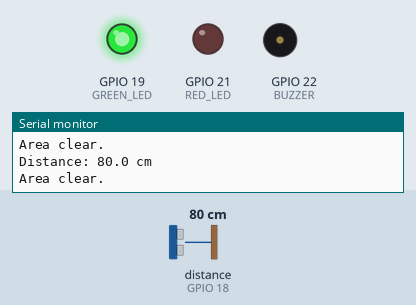
A sketch run on a simulated ESP32. Parts: output pins drawn as LEDs (lit = HIGH), buzzer (waves = sounding, pin HIGH), the last lines printed to the serial monitor. Wiring (inferred from the names in the program): ultrasonic range finder: trigger GPIO 5; echo GPIO 18. The test bench sets the inputs (shaded band); at power-on: distance to the obstacle (sensor on GPIO 18) 80 cm. The echo pulse lasts 58.3 µs per cm; WiFi joins after 1.5 s; servers stay silent unless stated; pins used as bus, display or sensor lines are not drawn.

Above: at 2.2 s.
2.3 s: distance to the obstacle (sensor on GPIO 18) set to 12 cm
3.8 s: distance to the obstacle (sensor on GPIO 18) set to 9 cm
At 4.9 s:
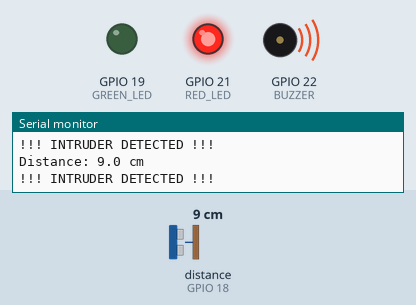
5.5 s: distance to the obstacle (sensor on GPIO 18) set to 18 cm
At 6.4 s:
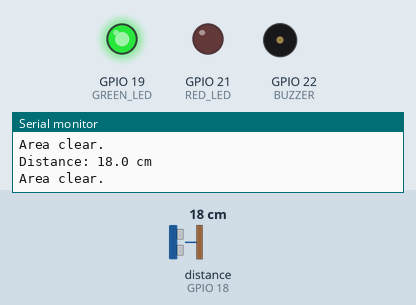
7.0 s: distance to the obstacle (sensor on GPIO 18) set to 2 cm
At 32.0 s:
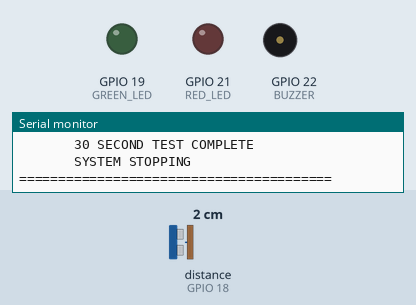
Timing chart, 0 to 32.6 s (numbered marks = the images above; inputs shaded):
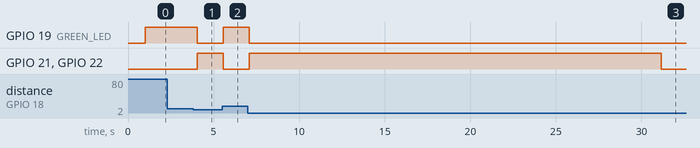

The sketch:

IntrusionDetectionCode.ino
```cpp
#include <Arduino.h>
#include "RMaker.h"
#include "WiFi.h"
#include "WiFiProv.h"

// =====================================================
// PIN DEFINITIONS
// =====================================================

#define TRIG_PIN    5
#define ECHO_PIN    18

#define GREEN_LED   19
#define RED_LED     21
#define BUZZER      22

// =====================================================
// SYSTEM SETTINGS
// =====================================================

// Intruder detection threshold
const float INTRUDER_DISTANCE = 10.0;   // cm

// Total program runtime
const unsigned long PROGRAM_TIME = 30000;   // 30 seconds

// Notification interval
const unsigned long ALERT_INTERVAL = 10000; // 10 seconds

// RainMaker provisioning information
const char *service_name = "Intrusion_ESP32";
const char *pop = "12345678";

// =====================================================
// RAINMAKER DEVICE
// =====================================================

Switch intrusion_device("Intrusion Detection", NULL);

// =====================================================
// VARIABLES
// =====================================================

unsigned long startTime = 0;
unsigned long lastAlertTime = 0;

bool alertSent = false;

// =====================================================
// RAINMAKER / WIFI EVENTS
// =====================================================

void sysProvEvent(arduino_event_t *sys_event)
{
  switch (sys_event->event_id)
  {
    case ARDUINO_EVENT_PROV_START:

      Serial.println();
      Serial.println("RainMaker provisioning started.");

      WiFiProv.printQR(
        service_name,
        pop,
        "ble"
      );

      break;

    case ARDUINO_EVENT_PROV_CRED_SUCCESS:

      Serial.println("Wi-Fi credentials received.");

      WiFiProv.endProvision();

      break;

    case ARDUINO_EVENT_WIFI_STA_CONNECTED:

      Serial.println("Wi-Fi connected!");

      break;

    case ARDUINO_EVENT_WIFI_STA_GOT_IP:

      Serial.print("ESP32 IP Address: ");
      Serial.println(WiFi.localIP());

      break;

    default:

      break;
  }
}

// =====================================================
// HC-SR04 DISTANCE MEASUREMENT
// =====================================================

float getDistance()
{
  // Ensure trigger is LOW
  digitalWrite(TRIG_PIN, LOW);
  delayMicroseconds(2);

  // Send 10 µs trigger pulse
  digitalWrite(TRIG_PIN, HIGH);
  delayMicroseconds(10);
  digitalWrite(TRIG_PIN, LOW);

  // Measure echo pulse
  long duration = pulseIn(ECHO_PIN, HIGH, 30000);

  // No echo received
  if (duration == 0)
  {
    return -1;
  }

  // Calculate distance in cm
  float distance = duration * 0.0343 / 2.0;

  return distance;
}

// =====================================================
// SEND RAINMAKER ALERT
// =====================================================

void sendIntruderAlert(float distance)
{
  if (WiFi.status() != WL_CONNECTED)
  {
    Serial.println("Wi-Fi not connected. Alert not sent.");
    return;
  }

  char alertMessage[120];

  snprintf(
    alertMessage,
    sizeof(alertMessage),
    "INTRUDER DETECTED! Distance: %.1f cm",
    distance
  );

  Serial.println();
  Serial.println("Sending RainMaker notification...");

  esp_rmaker_raise_alert(alertMessage);

  Serial.println("RainMaker notification sent.");

  alertSent = true;
  lastAlertTime = millis();
}

// =====================================================
// SETUP
// =====================================================

void setup()
{
  Serial.begin(115200);

  delay(1000);

  startTime = millis();

  Serial.println();
  Serial.println("========================================");
  Serial.println("   ESP32 INTRUSION DETECTION SYSTEM");
  Serial.println("========================================");

  // -------------------------------------------------
  // GPIO CONFIGURATION
  // -------------------------------------------------

  pinMode(TRIG_PIN, OUTPUT);
  pinMode(ECHO_PIN, INPUT);

  pinMode(GREEN_LED, OUTPUT);
  pinMode(RED_LED, OUTPUT);
  pinMode(BUZZER, OUTPUT);

  // Initial safe state
  digitalWrite(GREEN_LED, HIGH);
  digitalWrite(RED_LED, LOW);
  digitalWrite(BUZZER, LOW);

  Serial.println("Hardware initialized.");

  // -------------------------------------------------
  // RAINMAKER
  // -------------------------------------------------

  Node my_node = RMaker.initNode(
    "ESP32 Intrusion Detection System"
  );

  my_node.addDevice(intrusion_device);

  RMaker.start();

  WiFi.onEvent(sysProvEvent);

  // BLE provisioning for original ESP32
  WiFiProv.initProvision(
    NETWORK_PROV_SCHEME_BLE,
    NETWORK_PROV_SCHEME_HANDLER_FREE_BTDM
  );

  WiFiProv.beginProvision(
    NETWORK_PROV_SCHEME_BLE,
    NETWORK_PROV_SCHEME_HANDLER_FREE_BTDM,
    NETWORK_PROV_SECURITY_1,
    pop,
    service_name
  );

  Serial.println("RainMaker initialized.");
  Serial.println("Intrusion monitoring started.");
  Serial.println("----------------------------------------");
}

// =====================================================
// MAIN LOOP
// =====================================================

void loop()
{
  // =================================================
  // 30-SECOND AUTOMATIC STOP
  // =================================================

  if (millis() - startTime >= PROGRAM_TIME)
  {
    Serial.println();
    Serial.println("========================================");
    Serial.println("       30 SECOND TEST COMPLETE");
    Serial.println("       SYSTEM STOPPING");
    Serial.println("========================================");

    // Turn everything OFF
    digitalWrite(GREEN_LED, LOW);
    digitalWrite(RED_LED, LOW);
    digitalWrite(BUZZER, LOW);

    // Permanently stop the application
    while (true)
    {
      delay(1000);
    }
  }

  // =================================================
  // MEASURE DISTANCE
  // =================================================

  float distance = getDistance();

  // No valid measurement
  if (distance < 0)
  {
    Serial.println("No echo detected.");
    delay(200);
    return;
  }

  Serial.print("Distance: ");
  Serial.print(distance, 1);
  Serial.println(" cm");

  // =================================================
  // INTRUDER DETECTED
  // =================================================

  if (distance <= INTRUDER_DISTANCE)
  {
    Serial.println("!!! INTRUDER DETECTED !!!");

    // Red ON
    digitalWrite(RED_LED, HIGH);

    // Green OFF
    digitalWrite(GREEN_LED, LOW);

    // Buzzer ON
    digitalWrite(BUZZER, HIGH);

    // ------------------------------------------------
    // NOTIFICATION
    // ------------------------------------------------

    if (!alertSent)
    {
      // First notification immediately
      sendIntruderAlert(distance);
    }
    else if (millis() - lastAlertTime >= ALERT_INTERVAL)
    {
      // Another notification after 10 seconds
      sendIntruderAlert(distance);
    }
  }

  // =================================================
  // NO INTRUDER
  // =================================================

  else
  {
    Serial.println("Area clear.");

    // Green ON
    digitalWrite(GREEN_LED, HIGH);

    // Red OFF
    digitalWrite(RED_LED, LOW);

    // Buzzer OFF
    digitalWrite(BUZZER, LOW);

    // Reset notification timer/state
    // A new intrusion will immediately generate an alert.
    alertSent = false;
    lastAlertTime = 0;
  }

  delay(300);
}
```

Measured:
- the behaviour switches between 11 and 10 cm on distance to the obstacle (sensor on GPIO 18) (found by bisection; images 0 and 1)
- after the input at 3.8 s, GPIO 19 (GREEN_LED): HIGH → LOW after 0.25 s; GPIO 21 (RED_LED), GPIO 22 (BUZZER): LOW → HIGH after 0.25 s
- after the input at 5.5 s, GPIO 19 (GREEN_LED): LOW → HIGH after 0.06 s; GPIO 21 (RED_LED), GPIO 22 (BUZZER): HIGH → LOW after 0.06 s
- after the input at 7.0 s, GPIO 19 (GREEN_LED): HIGH → LOW after 0.07 s instead of 24.2 s; GPIO 21 (RED_LED), GPIO 22 (BUZZER): LOW → HIGH after 0.07 s, → LOW 24.1 s later
